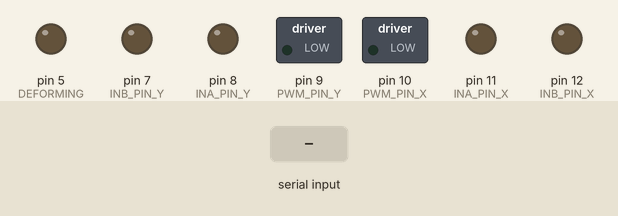
This sketch was run on a simulated Arduino Uno, built with avr-gcc and run on an emulated ATmega328P. Parts: switched loads named in the sketch (green lamp = pin HIGH), output pins drawn as LEDs (lit = HIGH). The inputs (shaded band) are chosen by the test bench. What the sketch prints to the serial monitor is not drawn.

Above: at 1.2 s.
1.3 s: "X 1\n" received over Serial
At 1.9 s:
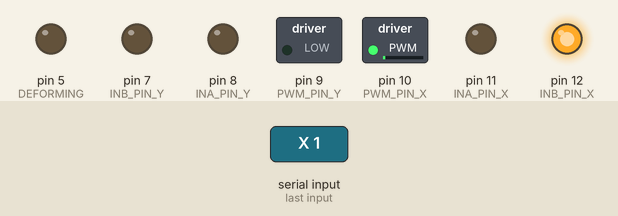
2.8 s: "Y 1\n" received over Serial
At 4.0 s:
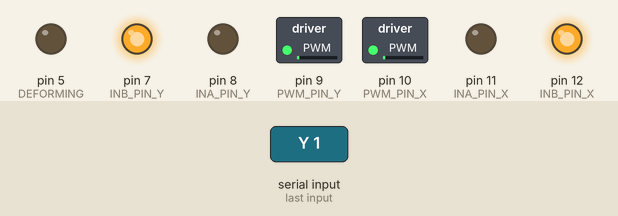
4.3 s: "U 1\n" received over Serial
At 5.0 s:
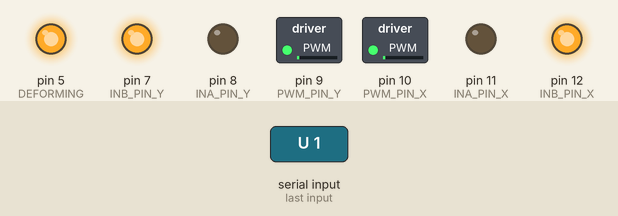
6.7 s: "X 150\n" received over Serial
At 7.2 s:
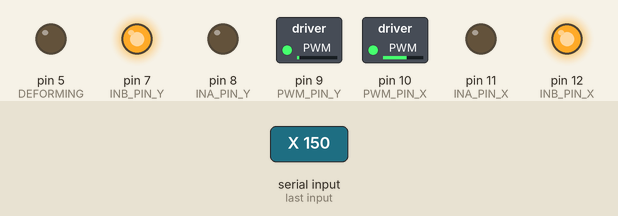
8.2 s: "Y 150\n" received over Serial
At 9.4 s:
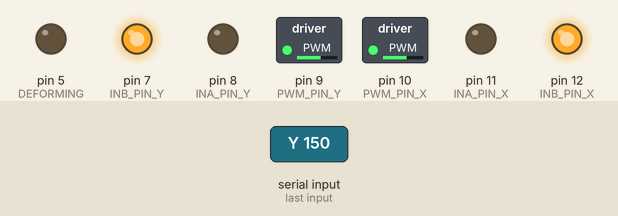
9.7 s: "U 150\n" received over Serial
At 10.7 s:
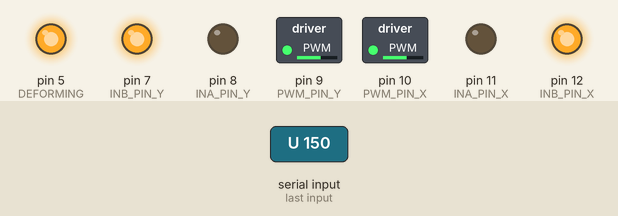
Timing chart, 0 to 12.2 s (numbered marks = the images above; inputs shaded):
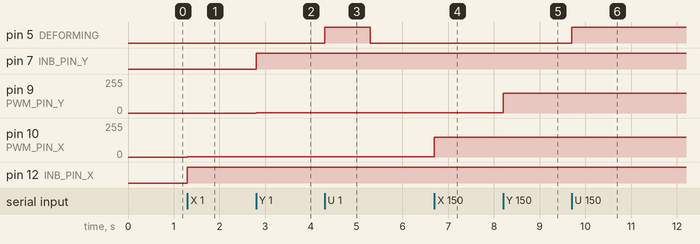

Measured:
- after the input at 1.3 s, pin 10 (PWM_PIN_X): 0/255 → 1/255 at once; pin 12 (INB_PIN_X): LOW → HIGH at once
- after the input at 2.8 s, pin 7 (INB_PIN_Y): LOW → HIGH at once; pin 9 (PWM_PIN_Y): 0/255 → 1/255 at once
- after the input at 4.3 s, pin 5 (DEFORMING): LOW → HIGH at once, → LOW 1.0 s later
- after the input at 6.7 s, pin 10 (PWM_PIN_X): 1/255 → 150/255 at once
- after the input at 8.2 s, pin 9 (PWM_PIN_Y): 1/255 → 150/255 at once
- after the input at 9.7 s, pin 5 (DEFORMING): LOW → HIGH at once

The sketch:

module3.ino
```cpp
// ==================== 引脚定义 ====================
// X轴电机控制引脚 (PWM调速, INA/INB控制方向)
#define PWM_PIN_X  10
#define INA_PIN_X  11
#define INB_PIN_X  12

// Y轴电机控制引脚
#define PWM_PIN_Y  9
#define INA_PIN_Y  8
#define INB_PIN_Y  7

// 超声/形变控制引脚
#define DEFORMING  5

// ==================== 全局变量 ====================
// 串口接收缓冲区及状态标志
String inputString = "";
boolean stringComplete = false;

// 超声波/形变模块定时状态
unsigned long ultrasonicStartTime = 0;
unsigned long ultrasonicDuration = 0;
boolean ultrasonicActive = false;

// X轴电机定时状态
unsigned long xMotorStartTime = 0, xMotorDuration = 0;
boolean xMotorActive = false;

// Y轴电机定时状态
unsigned long yMotorStartTime = 0, yMotorDuration = 0;
boolean yMotorActive = false;

// ========== 新增：电机滑行状态变量 ==========
unsigned long coastStartTime = 0;
boolean coastingActive = false;
int coastPwmPin = 0;
int coastInaPin = 0;
int coastInbPin = 0;
#define COAST_DURATION_MS 3000UL // 滑行持续时间：3秒

// ==================== 初始化 ====================
void setup() {
  Serial.begin(115200);

  // 配置所有电机及外设引脚为输出模式
  pinMode(PWM_PIN_X, OUTPUT); pinMode(INA_PIN_X, OUTPUT); pinMode(INB_PIN_X, OUTPUT);
  pinMode(PWM_PIN_Y, OUTPUT); pinMode(INA_PIN_Y, OUTPUT); pinMode(INB_PIN_Y, OUTPUT);
  pinMode(DEFORMING, OUTPUT);
  digitalWrite(DEFORMING, LOW);

  // 修改定时器1的预分频器为1 (无分频)
  // 将引脚9和10的PWM频率从默认的490Hz提升至约31kHz，超出人耳听觉范围，消除电机高频啸叫
  TCCR1B = TCCR1B & B11111000 | B00000001;

  // 初始状态：设置电机为制动停止模式
  controlMotor(PWM_PIN_X, INA_PIN_X, INB_PIN_X, 0);
  controlMotor(PWM_PIN_Y, INA_PIN_Y, INB_PIN_Y, 0);

  Serial.println("=== 系统就绪 ===");
  Serial.println("指令: X<速度>[ 秒数] | Y<速度>[ 秒数] | U ON | U OFF | U <秒数>");
}

// ==================== 主循环 ====================
void loop() {
  // 1. 串口数据读取：逐字节读取，遇到回车或换行符表示一帧指令接收完成
  while (Serial.available()) {
    char inChar = (char)Serial.read();
    if (inChar == '\n' || inChar == '\r') {
      if (inputString.length() > 0) stringComplete = true;
    } else {
      inputString += inChar;
    }
  }

  // 2. 指令处理：解析并执行完整的串口字符串指令
  if (stringComplete) {
    processCommand(inputString);
    inputString = "";
    stringComplete = false;
  }

  // 3. 非阻塞定时器处理：使用 millis() 替代 delay()，确保主循环和串口接收不被阻塞
  // 检查超声波/形变模块定时
  if (ultrasonicActive && ultrasonicDuration > 0) {
    if (millis() - ultrasonicStartTime >= ultrasonicDuration) {
      digitalWrite(DEFORMING, LOW);
      ultrasonicActive = false;
      ultrasonicDuration = 0;
      Serial.println("[超声] 定时结束，已关闭");
    }
  }

  // 检查X电机定时
  if (xMotorActive && xMotorDuration > 0) {
    if (millis() - xMotorStartTime >= xMotorDuration) {
      // ===== 修改：定时结束后进入滑行而非直接刹车 =====
      startCoast(PWM_PIN_X, INA_PIN_X, INB_PIN_X);
      xMotorActive = false;
      xMotorDuration = 0;
      Serial.println("[X电机] 定时结束，进入滑行");
    }
  }

  // 检查Y电机定时
  if (yMotorActive && yMotorDuration > 0) {
    if (millis() - yMotorStartTime >= yMotorDuration) {
      // ===== 修改：定时结束后进入滑行而非直接刹车 =====
      startCoast(PWM_PIN_Y, INA_PIN_Y, INB_PIN_Y);
      yMotorActive = false;
      yMotorDuration = 0;
      Serial.println("[Y电机] 定时结束，进入滑行");
    }
  }

  // ========== 新增：滑行超时后完全停止 ==========
  if (coastingActive && (millis() - coastStartTime >= COAST_DURATION_MS)) {
    controlMotor(coastPwmPin, coastInaPin, coastInbPin, 0);
    coastingActive = false;
    Serial.println("[电机] 滑行结束，已完全停止");
  }
}

// ==================== 指令解析 ====================
void processCommand(String cmd) {
  cmd.trim();
  cmd.toUpperCase();

  if (cmd.startsWith("X")) {
    String params = cmd.substring(1);
    params.trim();
    params.replace(',', ' '); // 兼容使用逗号或空格作为参数分隔符

    // 提取速度值并限制在有效PWM范围 (-255 到 255)
    int speed = constrain(params.toInt(), -255, 255);
    controlMotor(PWM_PIN_X, INA_PIN_X, INB_PIN_X, speed);
    Serial.print("[X电机] 速度: "); Serial.println(speed);

    // 解析可选的时间参数 (单位：秒)
    int spaceIdx = params.indexOf(' ');
    if (spaceIdx != -1 && speed != 0) {
      long seconds = params.substring(spaceIdx).toInt();
      if (seconds > 0) {
        xMotorActive = true;
        xMotorStartTime = millis();
        xMotorDuration = seconds * 1000UL; // 转换为毫秒
        Serial.print("[X电机] 运行 "); Serial.print(seconds); Serial.println(" 秒");
      } else {
        xMotorActive = false;
      }
    } else {
      xMotorActive = false; // 无时间参数或速度为0时取消定时
    }

  } else if (cmd.startsWith("Y")) {
    String params = cmd.substring(1);
    params.trim();
    params.replace(',', ' ');

    int speed = constrain(params.toInt(), -255, 255);
    controlMotor(PWM_PIN_Y, INA_PIN_Y, INB_PIN_Y, speed);
    Serial.print("[Y电机] 速度: "); Serial.println(speed);

    // 解析可选的时间参数
    int spaceIdx = params.indexOf(' ');
    if (spaceIdx != -1 && speed != 0) {
      long seconds = params.substring(spaceIdx).toInt();
      if (seconds > 0) {
        yMotorActive = true;
        yMotorStartTime = millis();
        yMotorDuration = seconds * 1000UL;
        Serial.print("[Y电机] 运行 "); Serial.print(seconds); Serial.println(" 秒");
      } else {
        yMotorActive = false;
      }
    } else {
      yMotorActive = false;
    }

  } else if (cmd.startsWith("U")) {
    String param = cmd.substring(1);
    param.trim(); param.toUpperCase();

    if (param == "ON") {
      digitalWrite(DEFORMING, HIGH);
      ultrasonicActive = true; ultrasonicDuration = 0; // 持续开启，不设定时
      Serial.println("[超声] 持续开启");
    } else if (param == "OFF") {
      digitalWrite(DEFORMING, LOW);
      ultrasonicActive = false; ultrasonicDuration = 0;
      Serial.println("[超声] 已关闭");
    } else {
      // 解析为定时开启的秒数
      long seconds = param.toInt();
      if (seconds > 0) {
        digitalWrite(DEFORMING, HIGH);
        ultrasonicActive = true;
        ultrasonicStartTime = millis();
        ultrasonicDuration = seconds * 1000UL;
        Serial.print("[超声] 开启 "); Serial.print(seconds); Serial.println(" 秒");
      }
    }
  } else {
    Serial.print("[错误] 未知指令: "); Serial.println(cmd);
  }
}

// ==================== 电机控制 ====================
void controlMotor(int pwmPin, int inaPin, int inbPin, int speed) {
  // 收到新指令时取消正在进行的滑行
  if (coastingActive && (coastPwmPin == pwmPin)) {
    coastingActive = false;
  }

  // 通过控制 H 桥驱动芯片 (如 TB6612/L298N) 的逻辑引脚实现正反转和刹车
  if (speed > 0) {
    // 正转：INA拉低，INB拉高，PWM控制转速
    digitalWrite(inaPin, LOW);  digitalWrite(inbPin, HIGH);
    analogWrite(pwmPin, speed);
  } else if (speed < 0) {
    // 反转：INA拉高，INB拉低，PWM控制转速 (取绝对值)
    digitalWrite(inaPin, HIGH); digitalWrite(inbPin, LOW);
    analogWrite(pwmPin, -speed);
  } else {
    // 刹车/停止模式：INA和INB同时拉低，电机线圈短接，实现快速物理制动
    digitalWrite(inaPin, LOW);  digitalWrite(inbPin, LOW);
    analogWrite(pwmPin, 0);
  }
}

// ========== 新增：启动电机滑行 ==========
// INA和INB同时置高，PWM归零，电机线圈开路自由滑行
void startCoast(int pwmPin, int inaPin, int inbPin) {
  analogWrite(pwmPin, 0);
  digitalWrite(inaPin, HIGH);
  digitalWrite(inbPin, HIGH);
  coastPwmPin = pwmPin;
  coastInaPin = inaPin;
  coastInbPin = inbPin;
  coastStartTime = millis();
  coastingActive = true;
}
```
